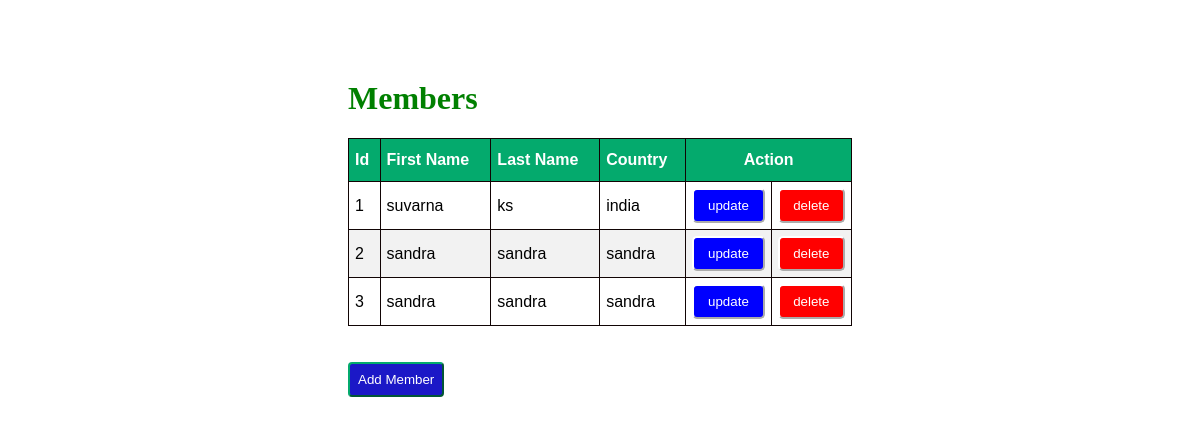
The app's page /, older data.
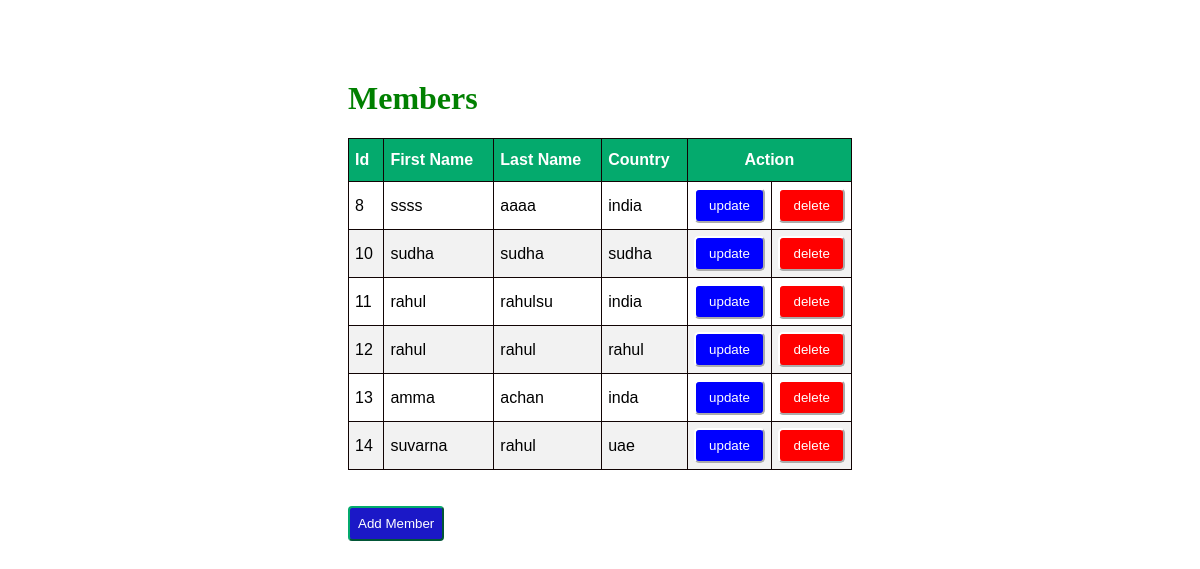
The same page, newer data.
### newapp/models.py (models this page shows)
class Member(models.Model):
    firstname=models.CharField(max_length=100)
    lastname=models.CharField(max_length=100)
    country=models.CharField(max_length=100)

### newapp/views.py (the view)
# urls.py: path('',views.index,name="index"),
def index(request):
    mem=Member.objects.all()
    return render(request,'index.html',{'mem':mem})

### newapp/templates/index.html (shortened to what this page needs)
<!DOCTYPE html>
<html lang="en">
<head>
</head>
{% load static %}
<link rel="stylesheet" href="{% static 'style.css' %}">
<body>
    <div class="container">
        <h1>Members</h1>
        <table id="customers" border="1">
            <thead>
                <th>Id</th>
                <th>First Name</th>
                <th>Last Name</th>
                <th>Country</th>
                <th colspan="2" id="mid">Action</th>
            </thead>
           {% for x in mem %}
           <tr>
            <td>{{x.id}}</td>
            <td>{{x.firstname}}</td>
            <td>{{x.lastname}}</td>
            <td>{{x.country}}</td>
            <td><a href="update/{{x.id}}"><button id="up">update</button></a></td>
            <td><a href="delete/{{x.id}}"><button id="del">delete</button></a></td>
        </tr>
            {% endfor %}
        </table>
        <br><br>
        <a href="{% url 'add' %}"><button id="new3">Add Member</button></a>
    </div>
</body>
</html>

### newapp/static/style.css (style rules this page uses)
.container { margin: 80px 240px 60px 240px; padding: 0px 100px 100px 100px; }
#customers { font-family: Arial, Helvetica, sans-serif; border-collapse: collapse; width: 100%; }
#customers td, #customers th { border: 1px solid rgb(17, 4, 4); padding: 6px; }
#customers tr:nth-child(even) { background-color: #f2f2f2; }
#customers th { padding-top: 12px; padding-bottom: 12px; text-align: left; background-color: #04AA6D; color: white; }
#customers #mid { text-align: center; }
#customers #up { background-color: blue; border-color: white; border-radius: 5px; padding: 8px; color: white; }
#customers #del { background-color: red; border-color: white; border-radius: 5px; padding: 8px; color: white; }
#customers button { width: 100%; }
h1 { color: green; }
.container #new3 { padding: 8px; background-color: rgb(27, 24, 199); color: white; border-radius: 4px; border-color: #04AA6D; }

Row changes from the older to the newer data that the page shows:
removed Member: id "1", firstname "suvarna", lastname "ks", country "india"
removed Member: id "2", firstname "sandra", lastname "sandra", country "sandra"
removed Member: id "3", firstname "sandra", lastname "sandra", country "sandra"
added Member: id "8", firstname "ssss", lastname "aaaa", country "india"
added Member: id "10", firstname "sudha", lastname "sudha", country "sudha"
added Member: id "11", firstname "rahul", lastname "rahulsu", country "india"
added Member: id "12", firstname "rahul", lastname "rahul", country "rahul"
added Member: id "13", firstname "amma", lastname "achan", country "inda"
added Member: id "14", firstname "suvarna", lastname "rahul", country "uae"
